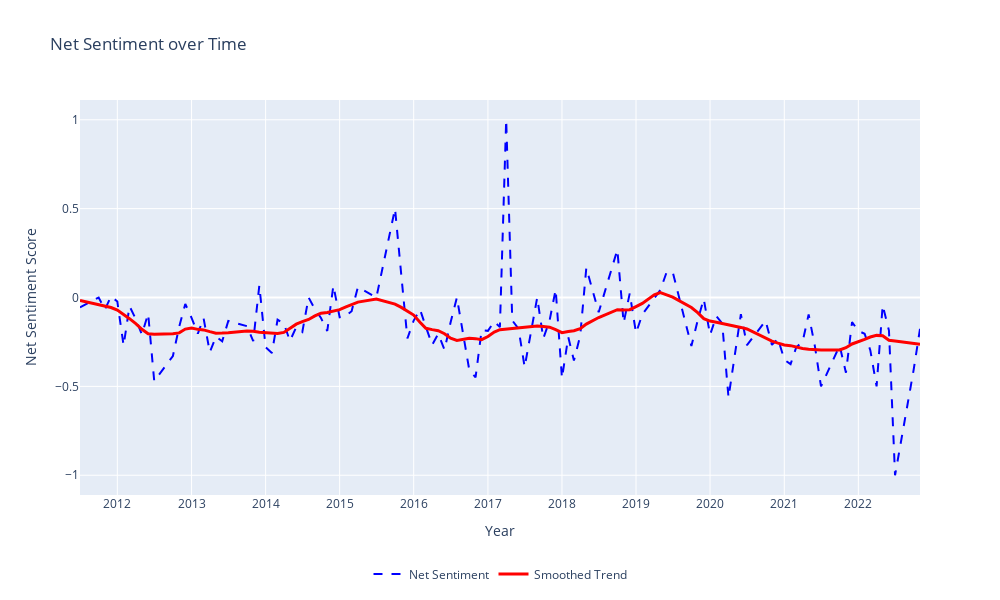

Source (notebook cell):
### Code cell
import pandas as pd
import plotly.graph_objects as go
from statsmodels.nonparametric.smoothers_lowess import lowess

# Calculate net sentiment scores
tr_minutes['Net Sentiment'] = tr_minutes['sentiment'].map({'NEGATIVE': -1, 'NEUTRAL': 0, 'POSITIVE': 1})

# Group by MonthYear and calculate net sentiment
net_sentiment = tr_minutes.groupby(['MonthYear'])['Net Sentiment'].mean().reset_index()

# Convert MonthYear back to datetime for plotting
net_sentiment['MonthYear'] = net_sentiment['MonthYear'].dt.to_timestamp()

# Create a new figure for net sentiment
fig2 = go.Figure()

# Add trace for net sentiment
fig2.add_trace(go.Scatter(x=net_sentiment['MonthYear'], y=net_sentiment['Net Sentiment'], 
                          mode='lines', name='Net Sentiment',
                          line=dict(color='blue', dash='dash')))

# Apply LOWESS smoothing
lowess_smoothed = lowess(net_sentiment['Net Sentiment'], net_sentiment['MonthYear'], frac=0.1)
lowess_x = pd.to_datetime(lowess_smoothed[:, 0])
lowess_y = lowess_smoothed[:, 1]

# Add trace for smoothed trend
fig2.add_trace(go.Scatter(x=lowess_x, y=lowess_y, 
                          mode='lines', name='Smoothed Trend',
                          line=dict(color='red', width=3)))


# Update layout for fig2
fig2.update_layout(title='Net Sentiment over Time', 
                   xaxis_title='Year', 
                   yaxis_title='Net Sentiment Score',
                   showlegend=True,
                   legend=dict(
                       x=0.5,  
                       y=-0.2,  
                       xanchor='center', 
                       yanchor='middle', 
                       orientation='h'  
                   ),
                   height=600, width=1000)

fig2.update_xaxes(nticks=20)

fig2.show()
